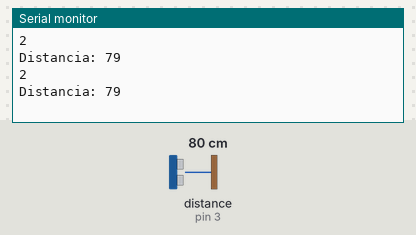
Recording of a sketch running on a simulated Arduino Uno, built with avr-gcc and run on an emulated ATmega328P. Shown: the last lines printed to the serial monitor. Wiring (inferred from the names in the program): ultrasonic range finder: trigger pin 2; echo pin 3. The test bench sets the inputs (shaded band); at power-on: distance to the obstacle (sensor on pin 3) 80 cm. The echo pulse lasts 58.3 µs per cm.

Above: at 1.8 s.
1.9 s: distance to the obstacle (sensor on pin 3) set to 2 cm
At 2.8 s:
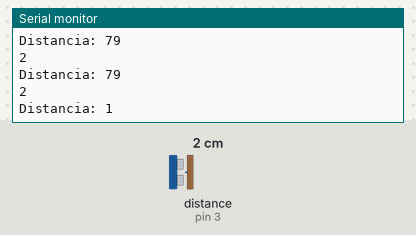
3.4 s: distance to the obstacle (sensor on pin 3) set to 4 cm
At 4.5 s:
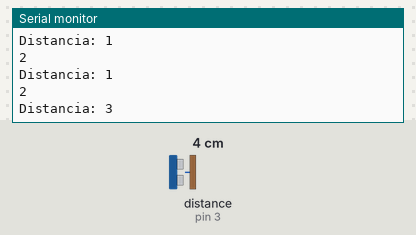
Timing chart, 0 to 6.4 s (numbered marks = the images above; inputs shaded):
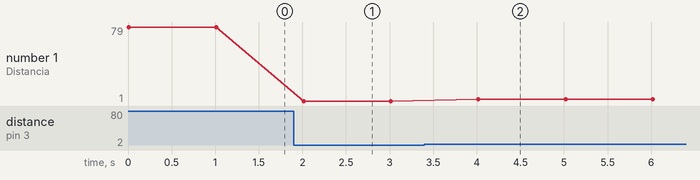

Measured:
- after the input at 1.9 s, the serial monitor: prints a new line after 0.11 s (image 1)
- after the input at 3.4 s, the serial monitor: prints a new line after 0.62 s (image 2)
- plotted number 1: 79 → 1 after the input at 1.9 s, 1 → 3 after the input at 3.4 s

The sketch:

sketch_feb17a.ino
```cpp
const int EchoPin = 3;
const int TriggerPin = 2;

void setup() {
   Serial.begin(9600);
   pinMode(TriggerPin, OUTPUT);
   pinMode(EchoPin, INPUT);
}

void loop() {
   int cm = ping(TriggerPin, EchoPin);
   Serial.println(TriggerPin);
   Serial.print("Distancia: ");
   Serial.println(cm);
   delay(1000);
}

int ping(int TriggerPin, int EchoPin) {
   long duration, distanceCm;

   digitalWrite(TriggerPin, LOW);  //para generar un pulso limpio ponemos a LOW 4us
   delayMicroseconds(4);
   digitalWrite(TriggerPin, HIGH);  //generamos Trigger (disparo) de 10us
   delayMicroseconds(10);
   digitalWrite(TriggerPin, LOW);

   duration = pulseIn(EchoPin, HIGH);  //medimos el tiempo entre pulsos, en microsegundos

   distanceCm = duration * 10 / 292/ 2;   //convertimos a distancia, en cm
   return distanceCm;
}
```
